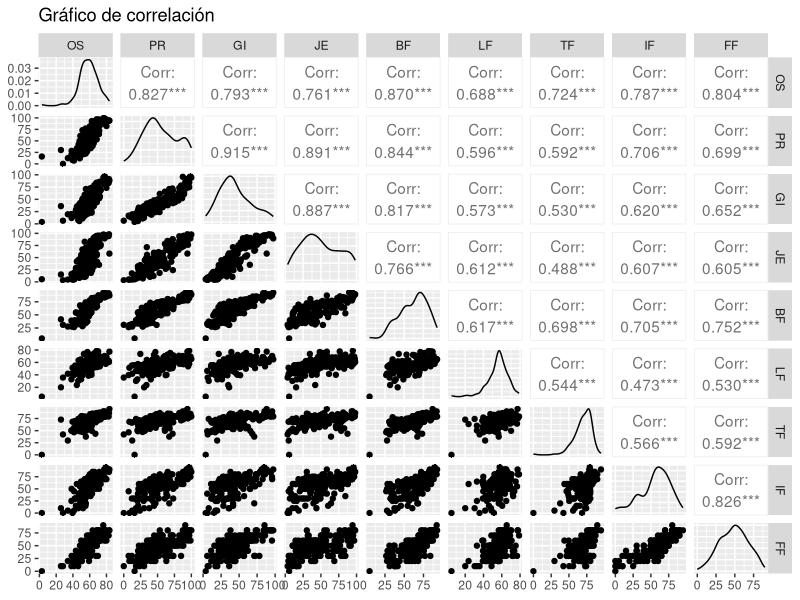
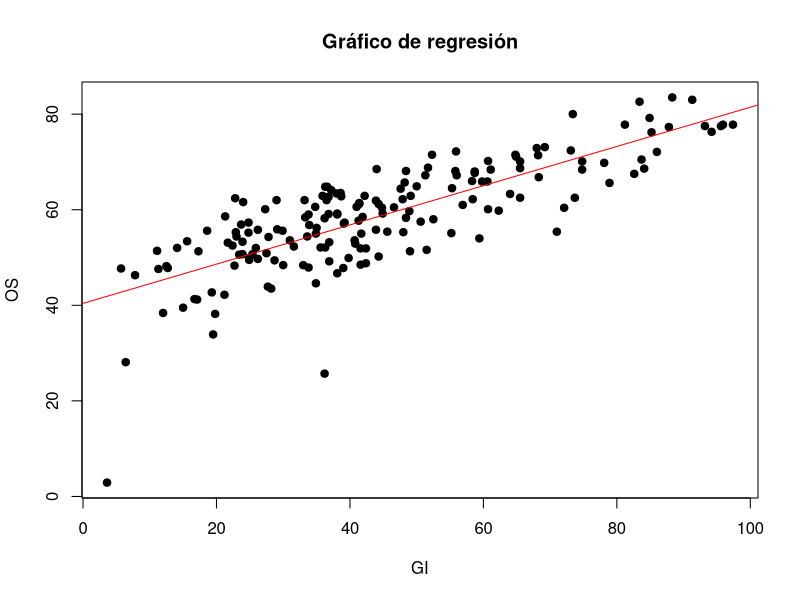
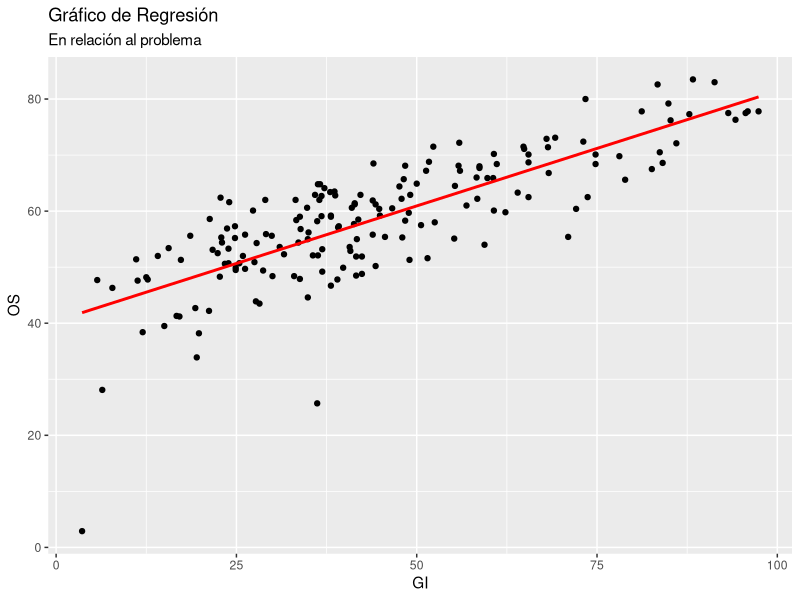

Write the R code that produced these figures, in order.
library("tidyverse") # Librería para graficar

# PRIMER PUNTO
# -----------------------------
#           Read data
# -----------------------------
data <- read.csv("data/FreedomIndex.csv") |> 
  tidyr::drop_na() |> 
  dplyr::select(3:15) |> 
  dplyr::rename(OS = Overall.Score, PR = Property.Rights, 
                GI = Government.Integrity, JE = Judicial.Effectiveness, 
                TB = Tax.Burden, GS = Government.Spending, 
                FH = Fiscal.Health, BF = Business.Freedom, 
                LF = Labor.Freedom, MF = Monetary.Freedom, 
                TF = Trade.Freedom, IF = Investment.Freedom, 
                FF = Financial.Freedom)
# -----------------------------
# Lectura de la base de datos con algún tratamiento



# -----------------------------
#     Análisis descriptivo
# -----------------------------
cor_matriz <- cor(data) |> 
  reshape2::melt() # Formato largo

# -----------------------------
correlation_plot <- ggplot(cor_matriz, aes(Var1, Var2, fill= value)) + 
  geom_tile(color= "blue") + 
  scale_fill_gradient2(low= "blue", high= "red", 
                       midpoint= 0, limit= c(-1, 1), space= "Lab", 
                       name= "Correlacion") +
  geom_text(aes(label = round(value, 2)), color = "black", size = 3) +
  # coord_fixed() + 
  labs(title= "Matriz de correlaciones", x= "", 
       y= "", subtitle= "En relacion al problema")
# Gráfico de correlaciones. También se puede usar la función
# plot(data)


# -----------------------------
#    Gráfico de correlación
# -----------------------------
highly_correlated <- data |> 
  dplyr::select(-TB, -GS, -FH, -MF)
GGally::ggpairs(highly_correlated, title = "Gráfico de correlación")

# -----------------------------
#    Gráfico de densidad (OS)
# -----------------------------
density_plot <- ggplot(data, aes(OS)) + 
  geom_histogram(aes(y= after_stat(density)), fill= "lightgray",
                 color= "black", position= "identity") +
  geom_density(color= "red", lwd= 1, fill= "red", alpha= 0.5) +
  labs(title= "Histograma de densidad", x= "Observaciones", 
       y= "Densidad", subtitle= "En relación a Overall Score" )
# También se puede con la función plot(density(data))


# SEGUNDO PUNTO
# -----------------------------
#      Modelo de regresión
# -----------------------------
model <- stats::lm(OS ~ GI, data = data)
# Ajustando el modelo de regresión
# Encontrar la información
beta_0 <- coef(model)[1] # Beta_0
# Same as model$coefficients[1]
beta_1 <- coef(model)[2] # Beta_1
y_bar <- mean(data$OS) # Mean Y
y_hat <- fitted(model) # Ajustados
residuals <- model$residuals
sigma_2 <- sigma(model)^2 # Sigma^2
# -----------------------------
# Hallando los valores a mano
x <- data$GI; y <- data$OS; n <- length(data$OS)
x_bar <- mean(x); y_bar <- mean(y)
Sxx <- sum((x- x_bar)^2); Sxy <- sum((x- x_bar)*y)
beta_1 <- Sxy/Sxx # Beta_0
beta_0 <- y_bar - (beta_1 * x_bar) # Beta_1
residuals <- y - y_hat # Residuales
sigma_2 <- sum(residuals^2)/(n -2)
# -----------------------------


# --------------------------
#    Gráfico de regresión
# --------------------------
# Con sistema base
plot(x, y, main = "Gráfico de regresión", xlab = "GI",
     ylab = "OS", pch = 19)
abline(model, col = "red")

# Con GGplot
regression <- ggplot(data, aes(x = GI, y = OS)) +
  geom_point() +
  geom_smooth(method = "lm", se = FALSE,color = "red") + 
  labs(title = "Gráfico de Regresión", x = "GI", y = "OS", 
       subtitle= "En relación al problema")
regression

# TERCER PUNTO
# --------------------------
#         Parámetros
# --------------------------
model_summary <- summary(model)

# CUARTO PUNTO
# --------------------------
#   Intervalo de confianza
# --------------------------
confint_beta0 <- confint(model, "(Intercept)", level = 0.95)
confint_beta1 <- confint(model, "GI", level = 0.95)

# REALIZANDO LOS INTERVALOS A MANO:
# --------------------------
alpha <- 0.05 # Nivel de significancia
beta0_lower <- beta_0 - qt(1 - alpha/2, n- 2)*sqrt(sigma_2*sum(x^2)/(n*Sxx))
beta0_upper <- beta_0 + qt(1 - alpha/2, n-2)*sqrt(sigma_2*sum(x^2)/(n*Sxx))
# --------------------------
beta1_lower <- beta_1 - qt(1- alpha/2, n-2)*sqrt(sigma_2/Sxx)
beta1_upper <- beta_1 + qt(1- alpha/2, n-2)*sqrt(sigma_2/Sxx)














